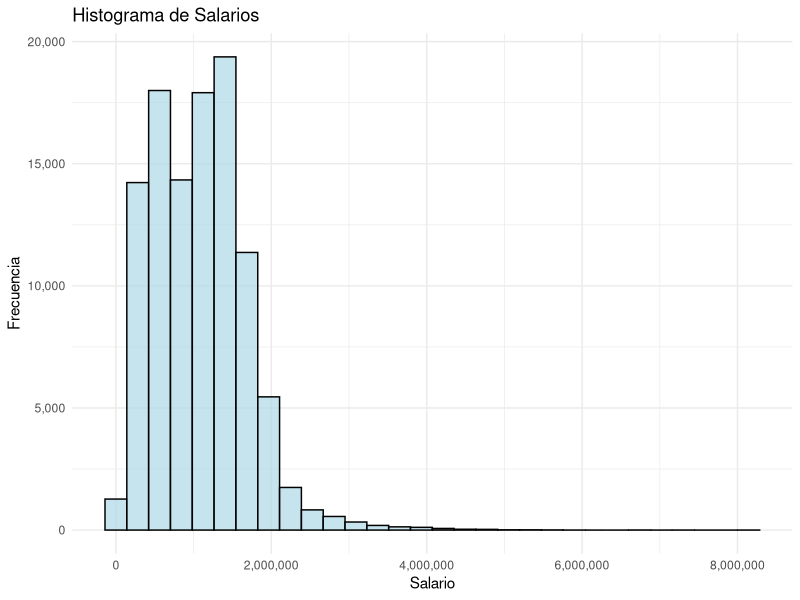
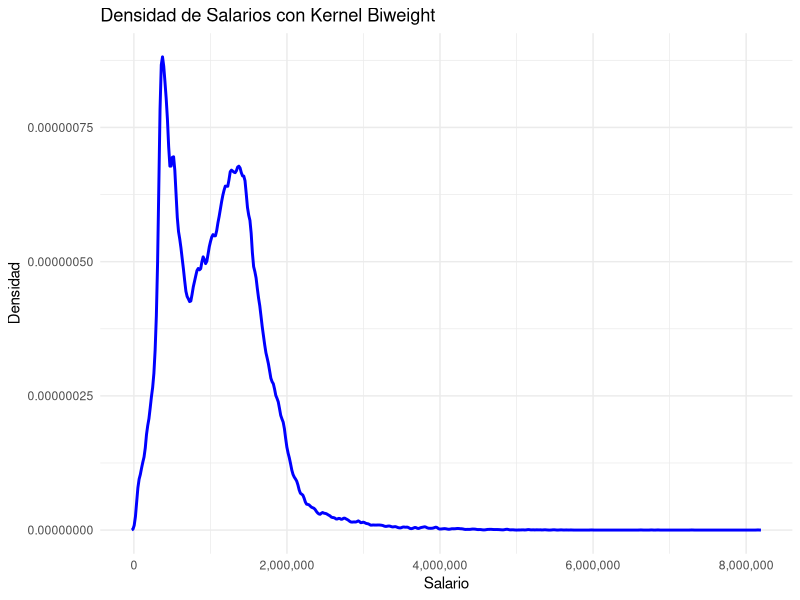
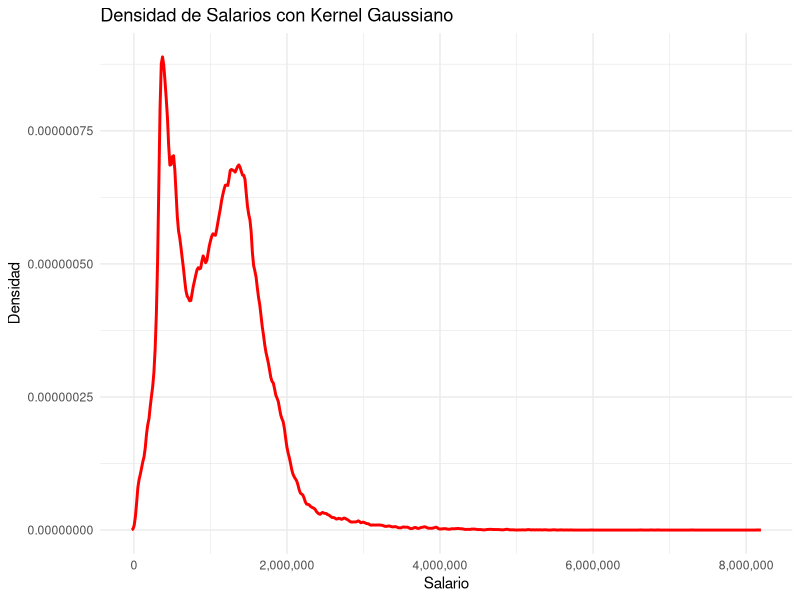
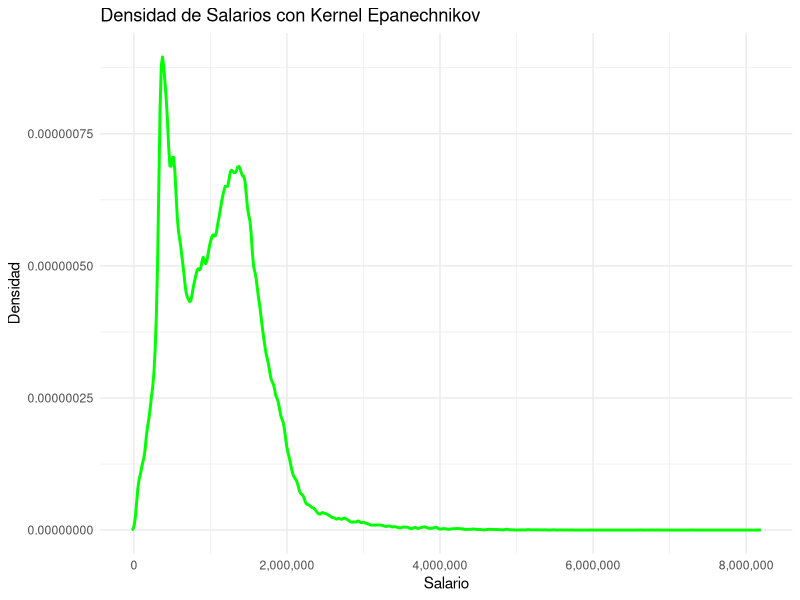
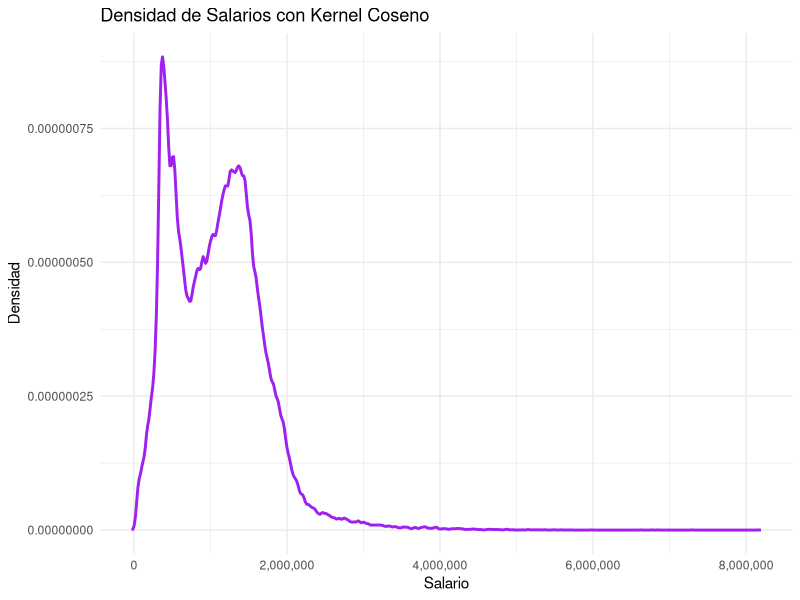
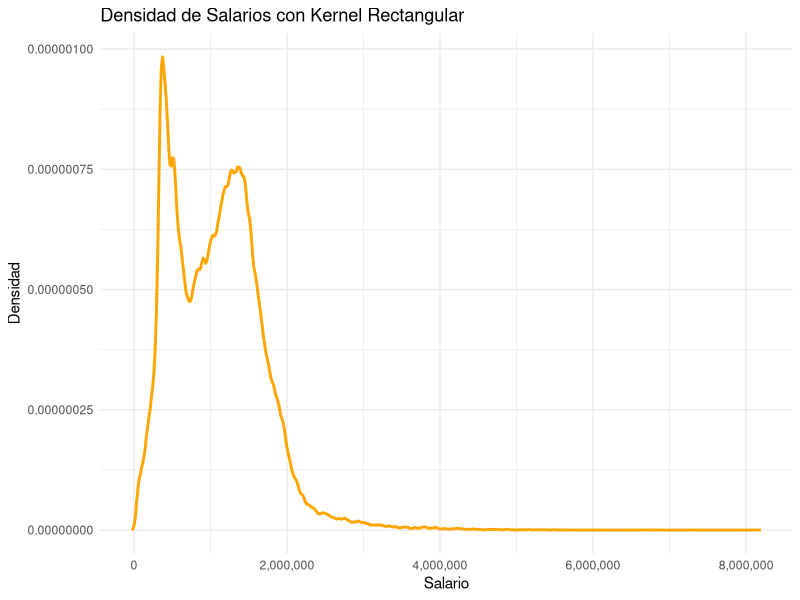
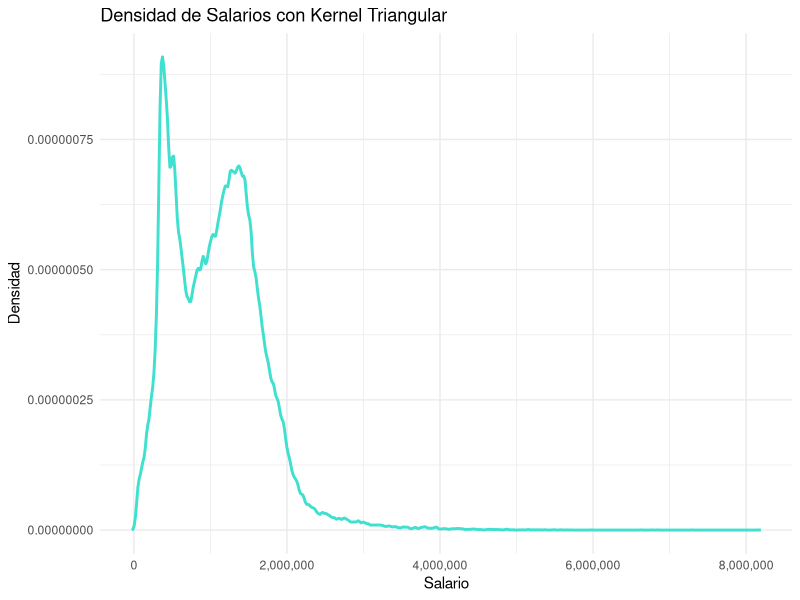
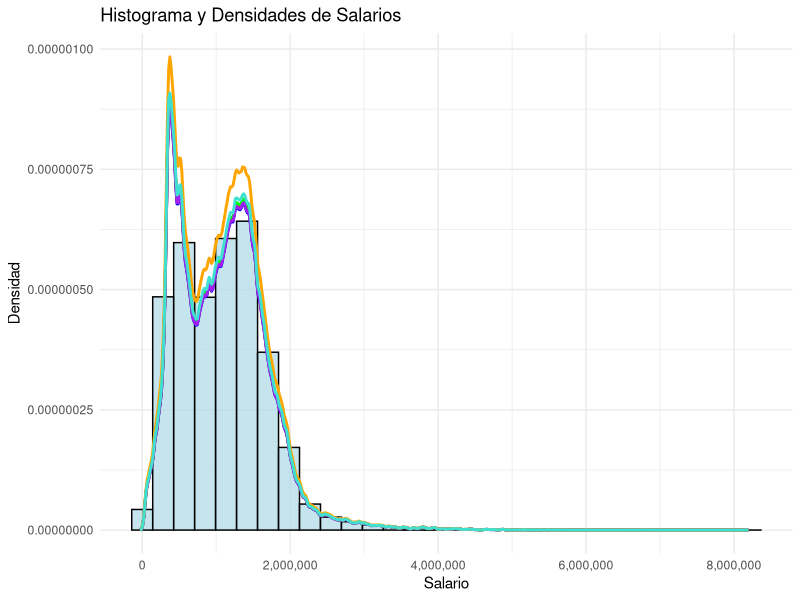

The R script that drew these images, in order:
library(readr)
library(tidyverse)
library(dplyr)
library(ggplot2)

BD <- read_csv2("BaseSalarios.csv")[-6]
BD <- BD %>% rename("Salario" = "U. Salario", "Cuotas" = "Coutas" ) 

BD <- BD[BD$Salario <= 10000000, ]

#Punto 1
#Histograma de los salarios 
hist_salarios <- ggplot(BD, aes(x = Salario)) +
  geom_histogram(fill = "lightblue", color = "black", alpha = 0.7) +
  labs(title = "Histograma de Salarios", x = "Salario", y = "Frecuencia") + 
  scale_x_continuous(labels = scales::comma_format()) +
  scale_y_continuous(labels = scales::comma_format()) +
  theme_minimal()
print(hist_salarios)

#Punto 2
#Densidad de los salarios por Kernel
Kernels <- c("biweight", "gaussian", "epanechnikov", "cosine", "rectangular", 
             "triangular")

densidades <- lapply(Kernels, function(kernel) {
  density(BD$Salario, kernel = kernel, bw = "ucv")
})

crear_grafico_kernel <- function(densidad, titulo, col) {
  ggplot(data.frame(x = densidad$x, y = densidad$y), aes(x = x, y = y)) +
    geom_line(color = col, size = 1) +
    labs(title = titulo, y = "Densidad", x = "Salario") +
    scale_x_continuous(labels = scales::comma_format()) +
    scale_y_continuous(labels = scales::comma_format()) +
    theme_minimal()
}

# Límites de los ejes y cuadrícula para todos los gráficos
xlim <- c(0, max(BD$Salario))
ylim <- c(0, max(sapply(densidades, function(d) max(d$y))))

# Crear gráficos llamando a la función
biweight <- crear_grafico_kernel(densidades[[1]], 
                                 "Densidad de Salarios con Kernel Biweight", 
                                 "blue")
print(biweight)
gaussian <- crear_grafico_kernel(densidades[[2]], 
                                 "Densidad de Salarios con Kernel Gaussiano", 
                                 "red")
print(gaussian)
epanechnikov <- crear_grafico_kernel(densidades[[3]], 
                                     "Densidad de Salarios con Kernel Epanechnikov", 
                                     "green")
print(epanechnikov)
cosine <- crear_grafico_kernel(densidades[[4]], 
                               "Densidad de Salarios con Kernel Coseno", 
                               "purple")
print(cosine)
rectangular <- crear_grafico_kernel(densidades[[5]], 
                                    "Densidad de Salarios con Kernel Rectangular", 
                                    "orange")
print(rectangular)
triangular <- crear_grafico_kernel(densidades[[6]], 
                                   "Densidad de Salarios con Kernel Triangular", 
                                   "turquoise")
print(triangular)

#Punto 3
#Resultados 
hist_salarios_densidad <- ggplot(BD, aes(x = Salario, y = after_stat(density))) +
  geom_histogram(fill = "lightblue", color = "black", alpha = 0.7) +
  labs(title = "Histograma y Densidades de Salarios", x = "Salario", y = "Densidad") + 
  scale_x_continuous(labels = scales::comma_format()) +
  scale_y_continuous(labels = scales::comma_format()) +
  theme_minimal()

juntos <- hist_salarios_densidad +
  geom_line(data = data.frame(x = densidades[[1]]$x, y = densidades[[1]]$y), 
            aes(x = x, y = y), color = "blue", size = 1) +
  geom_line(data = data.frame(x = densidades[[2]]$x, y = densidades[[2]]$y), 
            aes(x = x, y = y), color = "red", size = 1) +
  geom_line(data = data.frame(x = densidades[[3]]$x, y = densidades[[3]]$y), 
            aes(x = x, y = y), color = "green", size = 1) +
  geom_line(data = data.frame(x = densidades[[4]]$x, y = densidades[[4]]$y), 
            aes(x = x, y = y), color = "purple", size = 1) +
  geom_line(data = data.frame(x = densidades[[5]]$x, y = densidades[[5]]$y), 
            aes(x = x, y = y), color = "orange", size = 1) +
  geom_line(data = data.frame(x = densidades[[6]]$x, y = densidades[[6]]$y), 
            aes(x = x, y = y), color = "turquoise", size = 1)
print(juntos)



